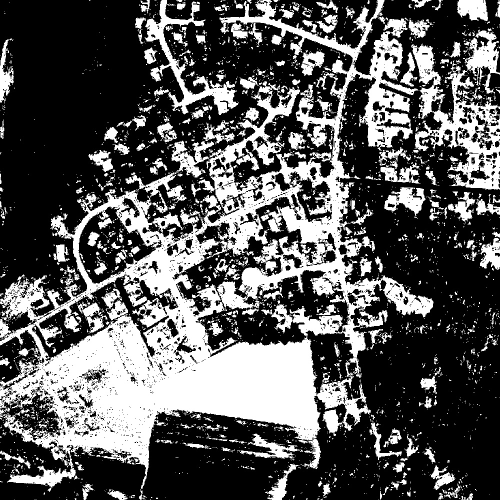
#> input picture Test.jpg, 1000 x 1000 px, given in place of test.tiff, which was not available (shown at 1/2 size)
$ python buildingmaps.py
#> lines starting #> are read from the running program, lines starting #| are printed output that depends on the picture; after the words box and inside, x2 and y2 are one past the last pixel; in counts of white or black regions, pixels touching at a corner belong together; pictures that were not available may be replaced by others from this repository, and a replacement may not be noted
#!/usr/bin/env python3
# -*- coding: utf-8 -*-
"""
Created on Wed Feb 20 00:07:36 2019

@author: abhijithneilabraham
"""


import cv2
import numpy as np
img = cv2.imread("test.tiff")
#> img is the input picture: shape (1000, 1000, 3); min 0, max 255, mean 89.1
frame = img[100:900, 100:900]
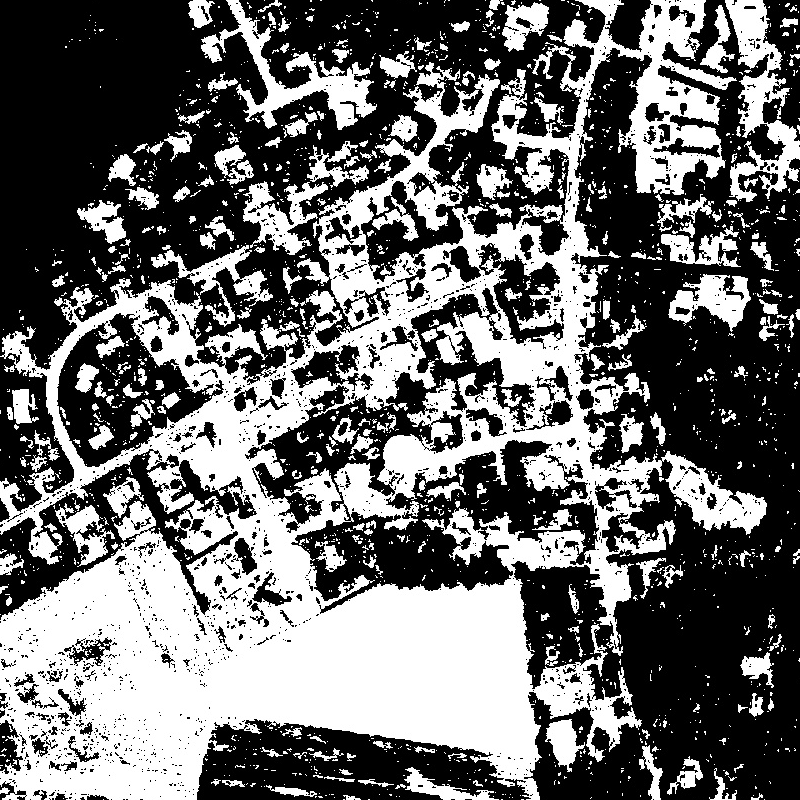
#> frame: shape (800, 800, 3); min 0, max 255, mean 108.5
frame1 = cv2.resize(frame,(1000,1000))
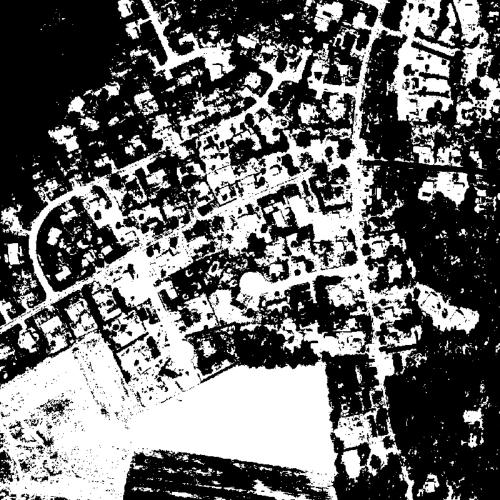
#> frame1: shape (1000, 1000, 3) (shown at 1/2 size); min 0, max 255, mean 108.5
lower_range = np.array([0,0,0])
upper_range =np.array([255,115,255])
mask = cv2.inRange(frame1, lower_range, upper_range)
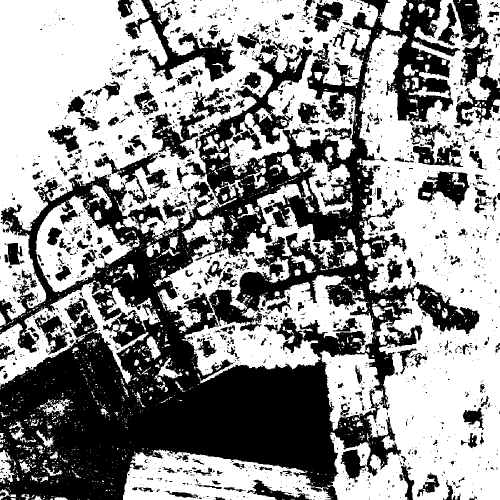
#> mask: shape (1000, 1000) (shown at 1/2 size); 56.6% white; 1958 black regions (1583 under 20 px), largest, box (x1, y1, x2, y2) and area: (0, 0, 959, 1000) 335298, (906, 0, 1000, 253) 9518, (251, 0, 471, 163) 9102
cv2.imshow("Map",mask)
cv2.imwrite("Test.jpg",mask)
